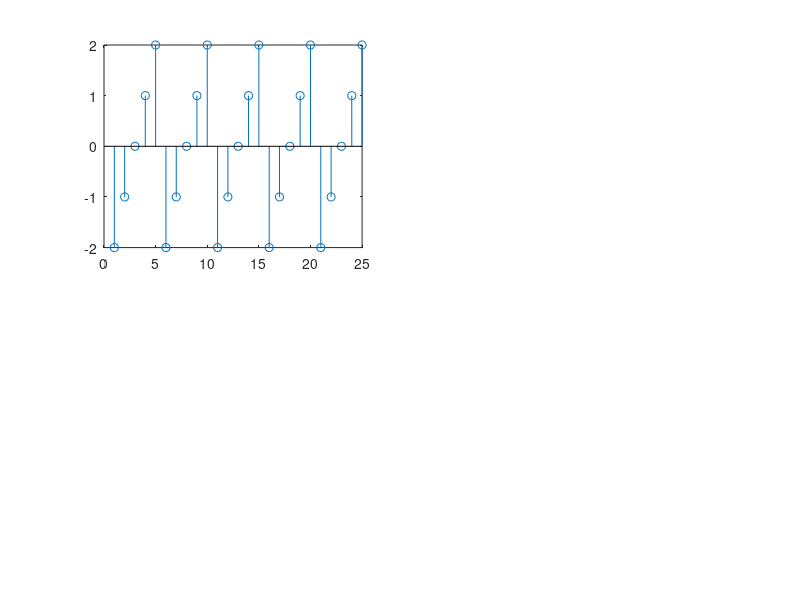

Reproduce this figure in MATLAB. (Note: this script raises an error after producing the figure.)
clc; clear; close all

%%1
x1s = [-2:2];
x1 = ones(5,length(x1s));
x1 = (x1s.*x1)'(:);

subplot(2,2,1); stem(x1);

%%2
n2 = [0:19];
x2s = exp(0.1*n2).*(stepseq(0,n2(1),n2(end)) - stepseq(20,n2(1),n2(end)));
x2 = (x2s'*ones(1,3))(:);

subplot(2,2,2); stem(x2);

%%3
n3 = [0:9];
x3s = sin(0.1*pi*n3).*(stepseq(0,n3(1),n3(end))-stepseq(10,n3(1),n3(end)));
x3 = (x3s'*ones(1,4))(:);

subplot(2,2,3); stem(x3);

%%4
n4 = [0:24];
x4 = zeros(1,length(n4));
x4s1 = [1:3];
x4s2 = [1:4];
x4 = (x4s1'*ones(1,9))(:)(1:25) + (x4s2'*ones(1,7))(:)(1:25);

subplot(2,2,4); stem(n4,x4)
